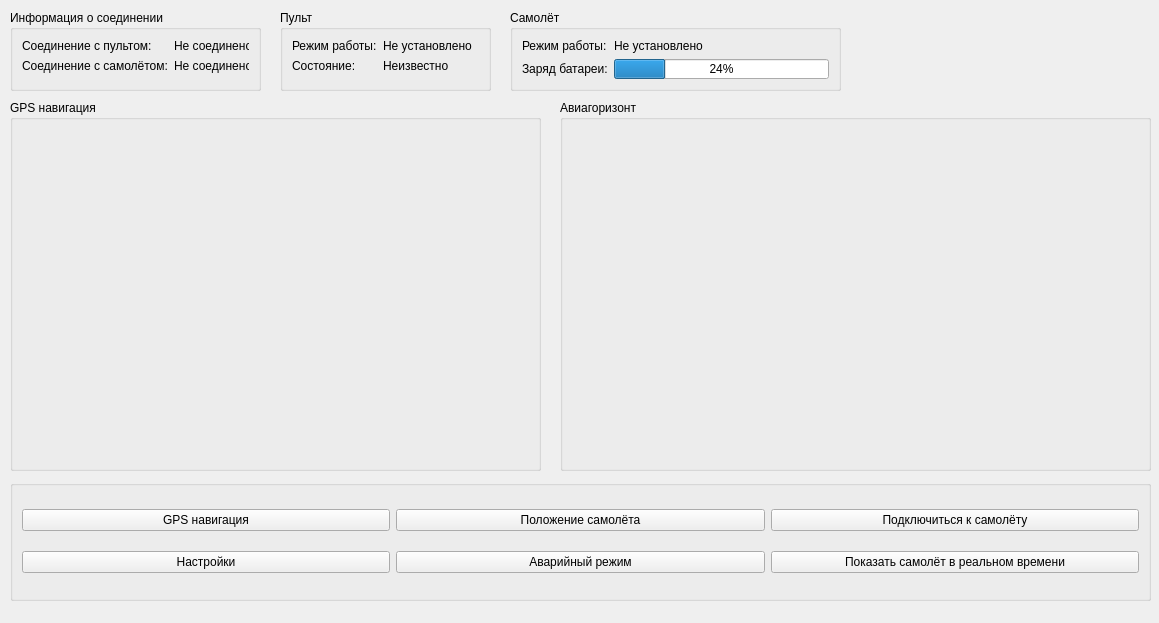
<?xml version="1.0" encoding="UTF-8"?>
<ui version="4.0">
 <class>MainWindow</class>
 <widget class="QMainWindow" name="MainWindow">
  <property name="geometry">
   <rect>
    <x>0</x>
    <y>0</y>
    <width>1159</width>
    <height>623</height>
   </rect>
  </property>
  <property name="windowTitle">
   <string>MainWindow</string>
  </property>
  <widget class="QWidget" name="centralwidget">
   <widget class="QGroupBox" name="groupBox">
    <property name="geometry">
     <rect>
      <x>10</x>
      <y>10</y>
      <width>251</width>
      <height>81</height>
     </rect>
    </property>
    <property name="title">
     <string>Информация о соединении</string>
    </property>
    <layout class="QFormLayout" name="formLayout">
     <item row="0" column="0">
      <widget class="QLabel" name="label">
       <property name="text">
        <string>Соединение с пультом:</string>
       </property>
      </widget>
     </item>
     <item row="1" column="0">
      <widget class="QLabel" name="label_2">
       <property name="text">
        <string>Соединение с самолётом:</string>
       </property>
      </widget>
     </item>
     <item row="0" column="1">
      <widget class="QLabel" name="label_3">
       <property name="text">
        <string>Не соединено</string>
       </property>
      </widget>
     </item>
     <item row="1" column="1">
      <widget class="QLabel" name="label_4">
       <property name="text">
        <string>Не соединено</string>
       </property>
      </widget>
     </item>
    </layout>
   </widget>
   <widget class="QGroupBox" name="groupBox_2">
    <property name="geometry">
     <rect>
      <x>10</x>
      <y>100</y>
      <width>531</width>
      <height>371</height>
     </rect>
    </property>
    <property name="title">
     <string>GPS навигация</string>
    </property>
   </widget>
   <widget class="QGroupBox" name="groupBox_3">
    <property name="geometry">
     <rect>
      <x>560</x>
      <y>100</y>
      <width>591</width>
      <height>371</height>
     </rect>
    </property>
    <property name="title">
     <string>Авиагоризонт</string>
    </property>
   </widget>
   <widget class="QGroupBox" name="groupBox_4">
    <property name="geometry">
     <rect>
      <x>280</x>
      <y>10</y>
      <width>211</width>
      <height>81</height>
     </rect>
    </property>
    <property name="title">
     <string>Пульт</string>
    </property>
    <layout class="QFormLayout" name="formLayout_2">
     <item row="0" column="0">
      <widget class="QLabel" name="label_5">
       <property name="text">
        <string>Режим работы:</string>
       </property>
      </widget>
     </item>
     <item row="1" column="0">
      <widget class="QLabel" name="label_6">
       <property name="text">
        <string>Состояние:</string>
       </property>
      </widget>
     </item>
     <item row="0" column="1">
      <widget class="QLabel" name="label_7">
       <property name="text">
        <string>Не установлено</string>
       </property>
      </widget>
     </item>
     <item row="1" column="1">
      <widget class="QLabel" name="label_8">
       <property name="text">
        <string>Неизвестно</string>
       </property>
      </widget>
     </item>
    </layout>
   </widget>
   <widget class="QGroupBox" name="groupBox_5">
    <property name="geometry">
     <rect>
      <x>510</x>
      <y>10</y>
      <width>331</width>
      <height>81</height>
     </rect>
    </property>
    <property name="title">
     <string>Самолёт</string>
    </property>
    <layout class="QFormLayout" name="formLayout_4">
     <item row="0" column="0">
      <widget class="QLabel" name="label_13">
       <property name="text">
        <string>Режим работы:</string>
       </property>
      </widget>
     </item>
     <item row="1" column="0">
      <widget class="QLabel" name="label_14">
       <property name="text">
        <string>Заряд батареи:</string>
       </property>
      </widget>
     </item>
     <item row="0" column="1">
      <widget class="QLabel" name="label_15">
       <property name="text">
        <string>Не установлено</string>
       </property>
      </widget>
     </item>
     <item row="1" column="1">
      <widget class="QProgressBar" name="progressBar">
       <property name="value">
        <number>24</number>
       </property>
      </widget>
     </item>
    </layout>
   </widget>
   <widget class="QGroupBox" name="groupBox_6">
    <property name="geometry">
     <rect>
      <x>10</x>
      <y>480</y>
      <width>1141</width>
      <height>121</height>
     </rect>
    </property>
    <property name="title">
     <string/>
    </property>
    <layout class="QGridLayout" name="gridLayout">
     <item row="0" column="1">
      <widget class="QPushButton" name="pushButton_3">
       <property name="text">
        <string>Положение самолёта</string>
       </property>
      </widget>
     </item>
     <item row="1" column="0">
      <widget class="QPushButton" name="pushButton_2">
       <property name="text">
        <string>Настройки</string>
       </property>
      </widget>
     </item>
     <item row="0" column="0">
      <widget class="QPushButton" name="pushButton">
       <property name="text">
        <string>GPS навигация</string>
       </property>
      </widget>
     </item>
     <item row="0" column="2">
      <widget class="QPushButton" name="pushButton_4">
       <property name="text">
        <string>Подключиться к самолёту</string>
       </property>
      </widget>
     </item>
     <item row="1" column="1">
      <widget class="QPushButton" name="pushButton_5">
       <property name="text">
        <string>Аварийный режим</string>
       </property>
      </widget>
     </item>
     <item row="1" column="2">
      <widget class="QPushButton" name="pushButton_6">
       <property name="text">
        <string>Показать самолёт в реальном времени</string>
       </property>
      </widget>
     </item>
    </layout>
   </widget>
  </widget>
 </widget>
 <resources/>
 <connections/>
</ui>
